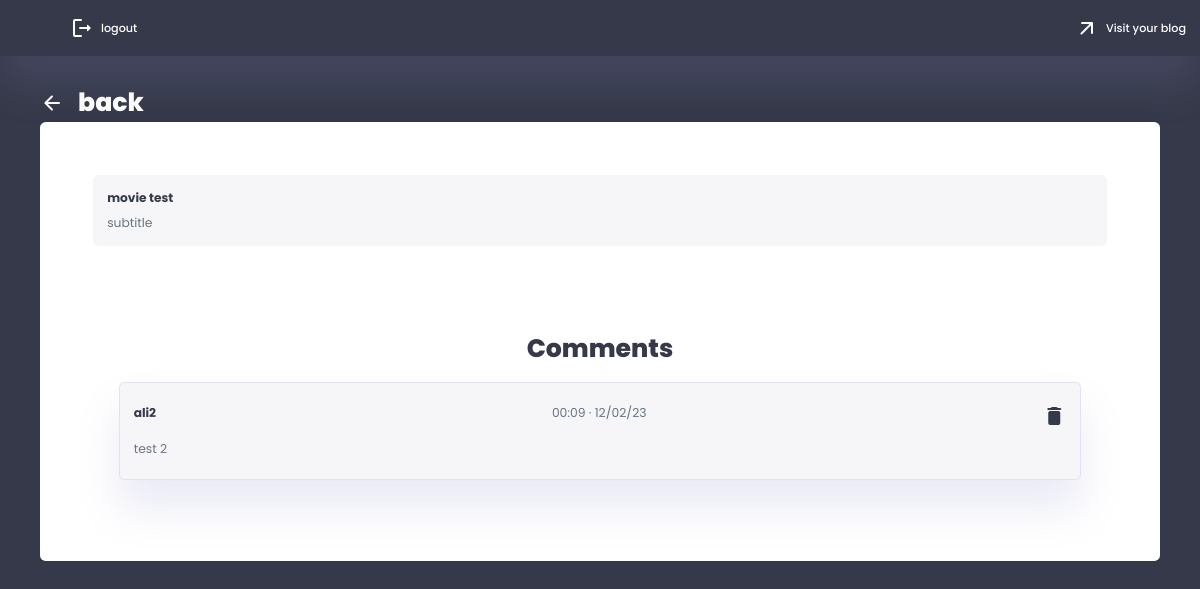
The page /auth/post_comments/1 (signed in) on the database as committed earlier.
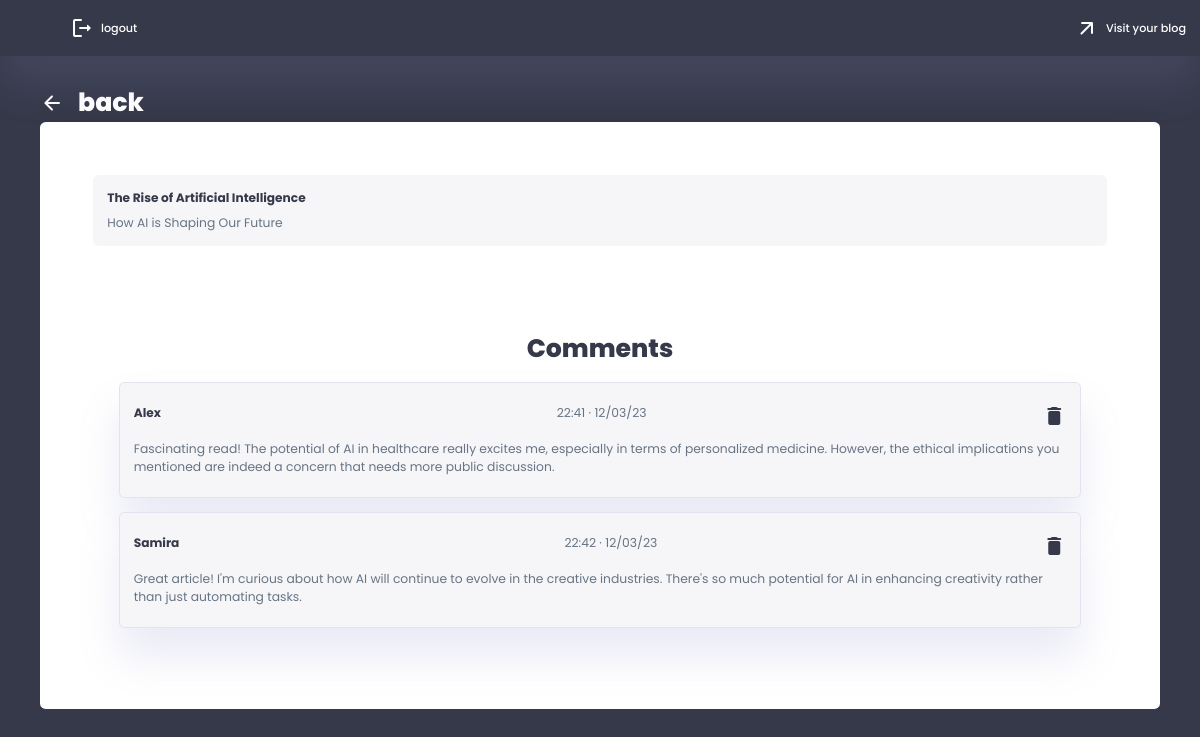
The same page on the database as committed later.
### app/models/post.py (models this page shows)
class Post(db.Model):
    __tablename__ = 'post'
    id = db.Column(db.Integer, primary_key=True)
    blog_id = db.Column(db.Integer, db.ForeignKey('blog.id'), nullable=False)
    title = db.Column(db.String(100), nullable=False)
    subtitle = db.Column(db.String(150), nullable=True)
    body = db.Column(db.Text, nullable=False)
    post_pic = db.Column(db.String(20), nullable=True)
    views = db.Column(db.Integer, default=0)
    created_at = db.Column(db.DateTime, nullable=False, default=datetime.utcnow)
    blog = relationship('Blog', back_populates='posts')
    subjects = db.relationship('Subject', secondary='post_subject_association', back_populates='posts')
    comments = db.relationship('Comment', back_populates='post', cascade="all, delete-orphan")

### app/models/comment.py (models this page shows)
class Comment(db.Model):
    id = db.Column(db.Integer, primary_key=True)
    post_id = db.Column(db.Integer, db.ForeignKey('post.id'), nullable=False)
    blog_id = db.Column(db.Integer, db.ForeignKey('blog.id'))
    name = db.Column(db.String(100), nullable=False)
    body = db.Column(db.Text, nullable=False)
    created_at = db.Column(db.DateTime, nullable=False, default=datetime.utcnow)
    post = db.relationship('Post', back_populates='comments')
    blog = db.relationship('Blog', back_populates='comments')

### app/routes/auth_routes.py (the view)
@auth_routes.route('/post_comments/<int:post_id>')
@login_required
def post_comments(post_id):
    post = Post.query.get_or_404(post_id)
    comments = Comment.query.filter_by(post_id=post_id, blog_id=current_user.id).all()
    return render_template('auth/post_comments.html', current_user=current_user, post=post, comments=comments)

### app/__init__.py (called while the page is built)
@login_manager.user_loader
def load_user(blog_id):
    return Blog.query.get(int(blog_id))

### app/routes/auth_routes.py (called while the page is built)
@auth_routes.before_request
def before_request():
    g.csrf_token = generate_csrf()  # from flask import g

### app/templates/auth/post_comments.html
{% extends 'admin_base.html' %}
{% block admin %}
<a class="dashboard_title" href="{{ url_for('auth.admin_dashboard') }}">
    <span class="material-icons-round">arrow_back</span>
    <h1>back</h1>
</a>
<div class="admin_panel">
    <div class="comment_post_title">
        <a href="{{url_for('blog.view_post', user_subdomain=current_user.subdomain, post_id=post.id)}}" target="_blank">
            <h3>{{post.title}}</h3>
            <p> {{post.subtitle}} </p>
        </a>
    </div>
    <div class="pre_posts">
        <h1>Comments</h1>
            {% if comments %}
            {% for comment in comments %}
            <div class="pre_tab">
            <div class="post_comments_control">
                <div class="comment-title">
                    <h3>{{comment.name}}</h3>
                    <p>{{comment.created_at.strftime('%H:%M · %D')}}</p>
                    <h3><a href="{{url_for('auth.delete_comment', post_id=post.id, comment_id=comment.id)}}"><span class="material-icons-round">delete</span></a></h3>
                </div>
                <p>{{comment.body}}</p>
            </div>
            </div>
            {% endfor %}
            {% endif %}
    </div>
</div>
{% endblock %}

### app/templates/admin_base.html
{% extends 'base.html' %}
{% block content %}
<header class="admin_header">
    <div class="nexlog">
        <a href="{{ url_for('auth.logout') }}" target="_blank">
            <span class="material-icons-round">logout</span>
            <h3>logout</h3>
        </a>
    </div>
    <div class="visitBlog">
        <a href="{{url_for('blog.blog', user_subdomain=current_user.subdomain)}}" target="_blank">
            <span class="material-icons-round">arrow_outward</span>
            <h3>Visit your blog</h3>
        </a>
    </div>
</header>
<div class="admin_main">
    <div class="admin_sec">
        {% block admin %}
        {% endblock%}
    </div>
</div>
{% endblock %}

### app/templates/base.html (shortened to what this page needs)
<!DOCTYPE html>
<html lang="en">
<head>
    <link rel="stylesheet" href="{{url_for('static', filename='css/root.css')}}">
    <link rel="stylesheet" href="{{url_for('static', filename='css/styles.css')}}">
    <link rel="stylesheet" href="{{url_for('static', filename='css/main.css')}}">
    <link rel="stylesheet" href="{{url_for('static', filename='css/register.css')}}">
    <link rel="stylesheet" href="{{url_for('static', filename='css/login.css')}}">
    <link rel="stylesheet" href="{{url_for('static', filename='css/admin.css')}}">
    <link rel="stylesheet" href="{{url_for('static', filename='css/blog.css')}}">
    <link rel="stylesheet" href="{{url_for('static', filename='css/custom_input.css')}}">
</head>
<body>
    <main>
        {% block content %}
        {% endblock %}
    </main>
</body>
</html>

### app/static/css/root.css (style rules this page uses)
:root { --color-primary: #6C9BCF; --color-danger: #FF0060; --color-success: #1B9C85; --color-warning: #F7D060; --color-white: #fff; --color-info-dark: #7d8da1; --color-dark: #363949; --color-light: rgba(132, 139, 200, 0.18); --color-dark-variant: #677483; --color-background: #f6f6f9; --card-border-radius: 2rem; --border-radius-1: 0.4rem; --border-radius-2: 1.2rem; --card-padding: 1.8rem; --padding-1: 1.2rem; --box-shadow: 0 2rem 3rem var(--color-light); --box-shadow-dark: 0 2rem 3rem rgba(23, 26, 13, 0.3); --inner-shadow: inset 0.1rem 0.1rem 0.5rem var(--color-light); --transition-1: all 0.3s ease; --clr-wheat: #E9D985; --clr-mint: #BCD8C1; --clr-tqz: #439A86; --clr-dark-tqz: #007991; --clr-navy: #222E50; --clr-purple: #8a2be2; --clr-blue: #73C2FB; --clr-black: #000; }
* { margin: 0; padding: 0; outline: 0; appearance: 0; border: 0; text-decoration: none; box-sizing: border-box; }
html { font-size: 14px; }
body { width: 100vw; height: 100vh; font-family: 'Poppins', sans-serif; font-size: 0.88rem; user-select: none; overflow-x: hidden; color: var(--color-dark); background-color: var(--color-background); }
a { color: var(--color-dark); }
h1 { font-weight: 800; font-size: 1.8rem; }
h3 { font-weight: 500; font-size: 0.87rem; }
p { color: var(--color-dark-variant); }

### app/static/css/styles.css (style rules this page uses)
header { display: flex; flex-direction: row; align-items: center; text-align: center; z-index: 1; padding-left: 4rem; width: 100vw; height: 4rem; top: 0; color: var(--color-dark); background-color: var(--color-white); box-shadow: var(--boxshadow); }

### app/static/css/admin.css (style rules this page uses)
.admin_header { display: flex; position: fixed; top: 0; flex-direction: row; justify-content: space-between; align-items: center; height: 4rem; box-shadow: var(--box-shadow); background-color: var(--color-dark); }
.admin_header div { margin: 0 3rem; }
.admin_header div a { display: flex; flex-direction: row; gap: 0.5rem; align-items: center; color: var(--color-white); transition: all 0.2s ease; }
.admin_header div a h3 { font-size: 1.2rem; }
.admin_main { width: 100vw; min-height: 100vh; color: var(--color-white); background-color: var(--color-dark); display: flex; flex-direction: column; align-items: center; }
.admin_sec { margin-top: 6rem; width: 80rem; overflow-y: scroll; overflow: hidden; }
.admin_sec .dashboard_title { display: flex; flex-direction: row; align-items: center; gap: 1rem; color: var(--color-white); }
.admin_sec .admin_panel { display: flex; flex-direction: column; width: 100%; min-height: 30rem; padding: var(--card-padding); color: var(--color-dark); background-color: var(--color-white); box-shadow: var(--box-shadow-dark); border-radius: var(--border-radius-1); transition: var(--transition-1); }
.pre_posts { display: flex; flex-direction: column; align-items: center; justify-content: center; align-items: center; gap: 1rem; width: 100%; margin: 4rem 0; }
.pre_posts .pre_tab { display: flex; flex-direction: column; gap: 1rem; width: 90%; padding: 1rem; background-color: var(--color-background); box-shadow: var(--box-shadow); transition: var(--transition-1); border-radius: var(--border-radius-1); border: 1px solid var(--color-light); }
.comment_post_title a { display: flex; flex-direction: column; gap: 0.5rem; padding: 1rem; margin: 2rem; border-radius: var(--border-radius-1); background-color: var(--color-background); }
.comment_post_title a h3 { font-weight: bold; }
.post_comments_control { display: flex; flex-direction: column; gap: 0.5rem; width: 100%; margin: 0.5rem 0; }
.post_comments_control h3 { font-weight: bold; }
.post_comments_control .comment-title { display: flex; flex-direction: row; justify-content: space-between; }
@media screen and (max-width: 1280px) { .admin_header div { margin: 0; padding: 1rem; } }
@media screen and (max-width: 1280px) { .admin_header div a h3 { font-size: 0.8rem; } }
@media screen and (max-width: 1280px) { .admin_sec { margin-top: 6rem; max-width: 96%; } }

Rows that differ between the two databases and show on the page:
removed Comment: name "ali2", created_at "00:09 · 12/02/23", body "test 2"
changed Post: title "movie test" → "The Rise of Artificial Intelligence"; subtitle "subtitle" → "How AI is Shaping Our Future"
added Comment: name "Alex", created_at "22:41 · 12/03/23", body "Fascinating read! The potential of AI in healthcare really excites me, especially in terms of personalized medicine. However, the ethical implications you mentioned are indeed a concern that needs more public discussion."
added Comment: name "Samira", created_at "22:42 · 12/03/23", body "Great article! I'm curious about how AI will continue to evolve in the creative industries. There's so much potential for AI in enhancing creativity rather than just automating tasks."
